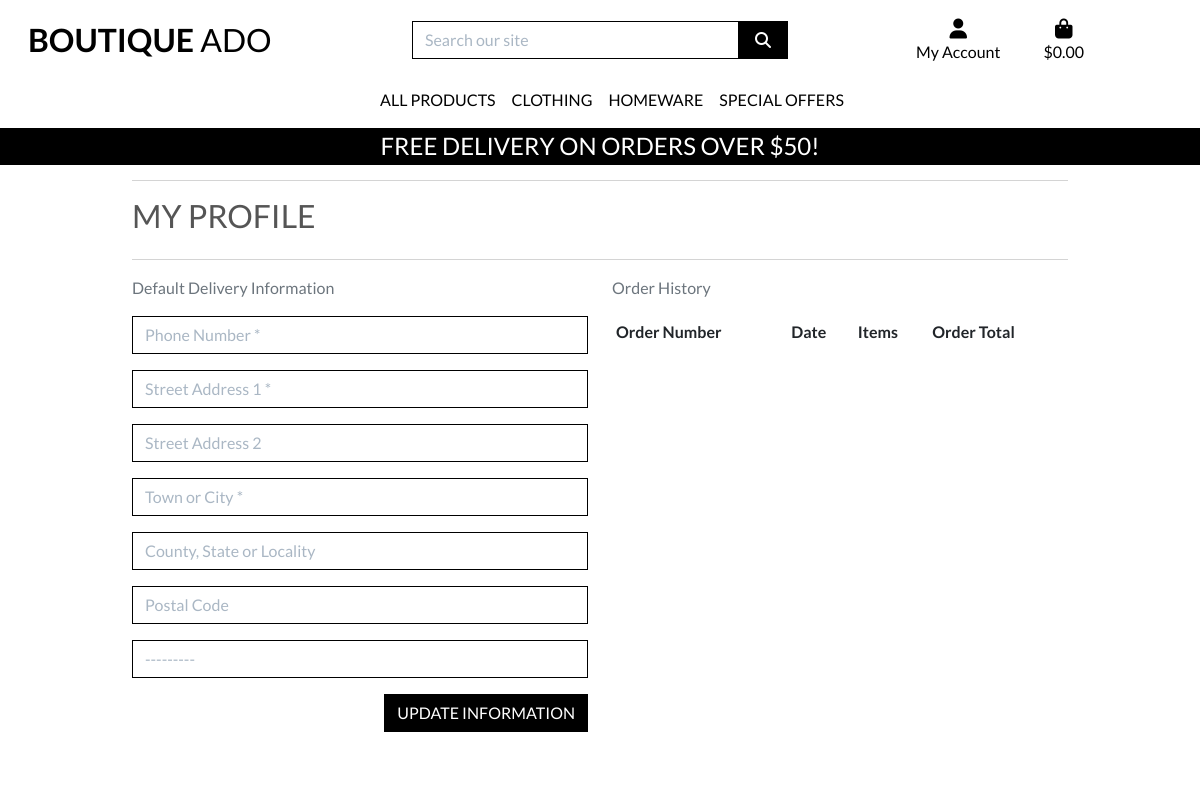
/profile/ (signed in), run on an earlier commit of the app's database.
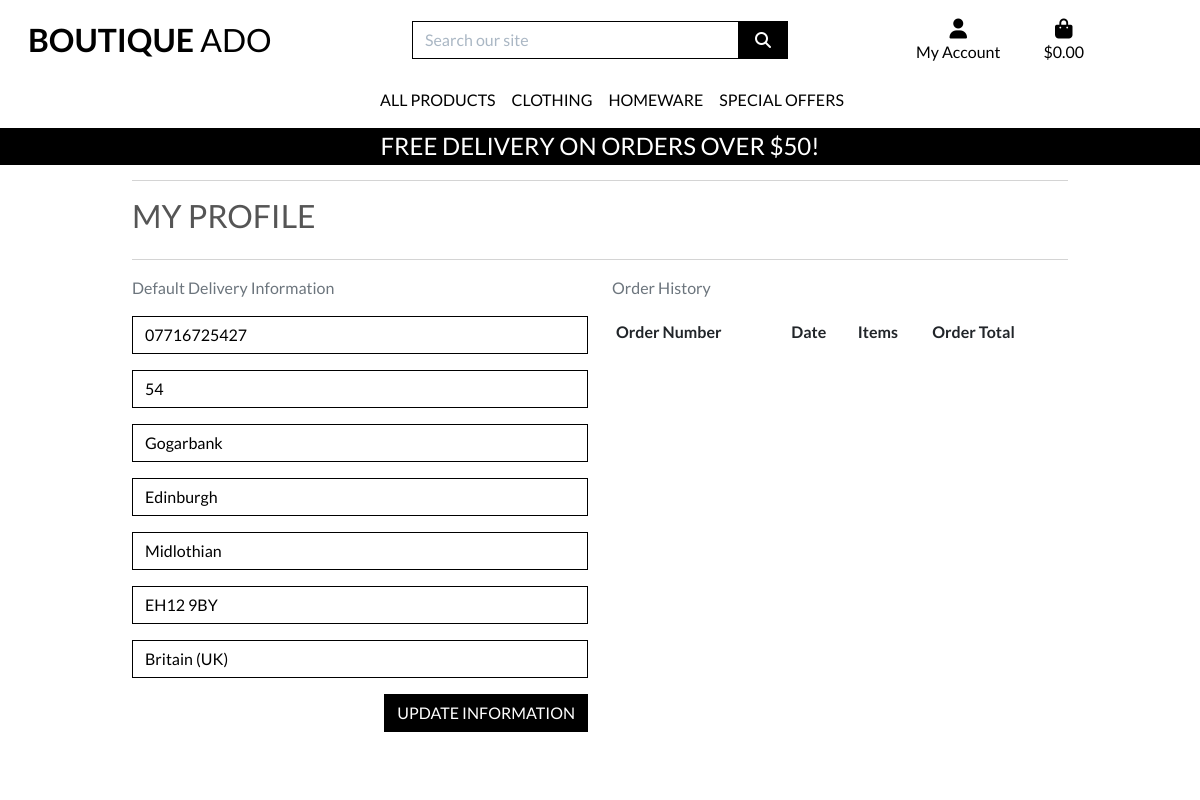
And on a later commit of the database.
### profiles/models.py (models this page shows, shortened)
class UserProfile(models.Model):
    user = models.OneToOneField(User, on_delete=models.CASCADE)
    default_phone_number = models.CharField(max_length=20, null=False, blank=False)
    default_street_address1 = models.CharField(max_length=80, null=False, blank=False)
    default_street_address2 = models.CharField(max_length=80, null=True, blank=True)
    default_town_or_city = models.CharField(max_length=40, null=False, blank=False)
    default_county = models.CharField(max_length=80, null=True, blank=True)
    default_postcode = models.CharField(max_length=20, null=True, blank=True)
    default_country = CountryField(blank_label='Country', null=False, blank=False)

### profiles/views.py (the view)
# urls.py: path('profile/', include('profiles.urls')),
def profile(request):
    profile = get_object_or_404(UserProfile, user=request.user)
    if request.method == 'POST':
        form = UserProfileForm(request.POST, instance=profile)
        if form.is_valid():
            form.save()
            messages.success(request, 'Profile updated successfully')
    form = UserProfileForm(instance=profile)
    orders = profile.orders.all()
    template = 'profiles/profile.html'
    context = {
        'form': form,
        'orders': orders,
        'on_profile_page': True,
    }
    return render(request, template, context)

### profiles/forms.py
class UserProfileForm(forms.ModelForm):
    class Meta:
        model = UserProfile
        exclude = ('user',)
    def __init__(self, *args, **kwargs):
        super().__init__(*args, **kwargs)
        placeholders = {
            'default_phone_number': 'Phone Number',
            'default_postcode': 'Postal Code',
            'default_town_or_city': 'Town or City',
            'default_street_address1': 'Street Address 1',
            'default_county': 'County, State or Locality',
            'default_street_address2': 'Street Address 2',
        }
        self.fields['default_phone_number'].widget.attrs['autofocus'] = True
        for field in self.fields:
            if field != 'default_country':
                if self.fields[field].required:
                    placeholder = f'{placeholders[field]} *'
                else:
                    placeholder = placeholders[field]
                self.fields[field].widget.attrs['placeholder'] = placeholder
            self.fields[field].widget.attrs['class'] = 'border-black rounded-0 profile-form-input'
            self.fields[field].label = False

### profiles/templates/profiles/profile.html (shortened to what this page needs)
{% extends "base.html" %}
{% load static %}
{% block extra_css %}
    <link rel="stylesheet" href="{% static 'profiles/css/profile.css' %}">
{% endblock %}
{% block page_header %}
    <div class="container header-container">
    </div>
{% endblock %}
{% block content %}
    <div class="overlay"></div>
    <div class="container bm-2">
        <div class="row">
            <div class="col">
                <hr>
                <h2 class="logo-font mb-4">My Profile</h2>
                <hr>
            </div>
        </div>
        <div class="row">
            <div class="col-12 col-lg-6">
                <p class="text-muted">Default Delivery Information</p>
                <form action="{% url 'profile' %}" id="profile-update-form" class="mt-3" method="POST">
                    {{ form|crispy }}
                    <button class="btn btn-black rounded-0 text-uppercase float-right">Update Information</button>
                </form>
            </div>
            <div class="col-12 col-lg-6">
                <p class="text-muted">Order History</p>
                <div class="order-history table-responsive">
                    <table class="table table-sm table-borderless">
                        <thead>
                            <tr>
                                <th>Order Number</th>
                                <th>Date</th>
                                <th>Items</th>
                                <th>Order Total</th>
                            </tr>
                        </thead>
                    </table>
                </div>
            </div>
        </div>
{% endblock %}

What changed in the data, as far as the page shows it:
changed UserProfile: default_phone_number (not shown) → "07716725427"; default_street_address1 (not shown) → "54"; default_street_address2 (not shown) → "Gogarbank"; default_town_or_city (not shown) → "Edinburgh"; default_county (not shown) → "Midlothian"; default_postcode (not shown) → "EH12 9BY"; default_country "---------" → "Britain (UK)"
